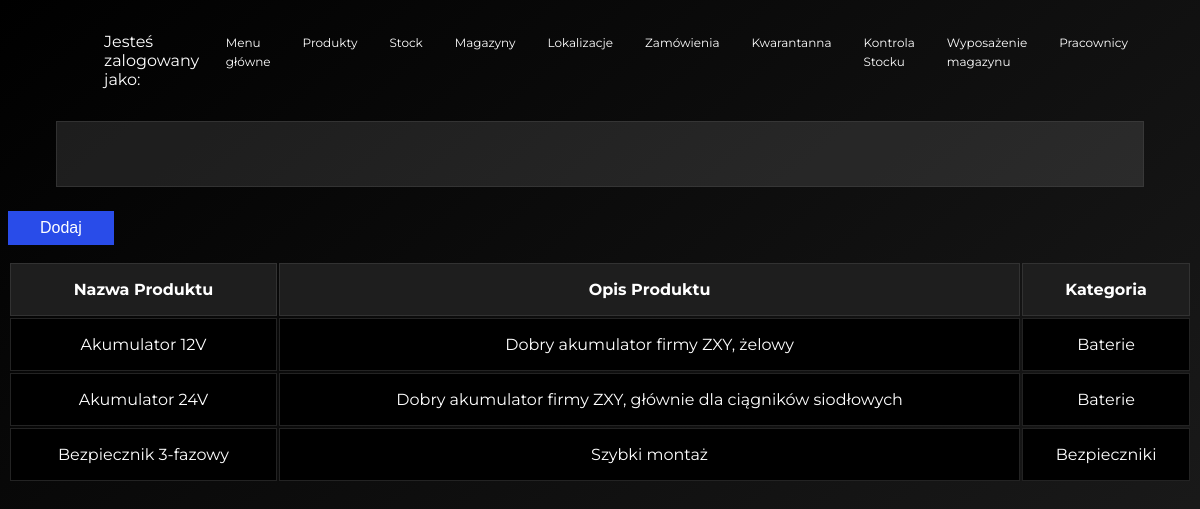
Page /warehouseProducts.html on the committed database.
### model.py (models this page shows, shortened)
class Product(db.Model):
    __tablename__ = 'product'
    id = db.Column(db.Integer, primary_key=True)
    product_name = db.Column(db.String)
    product_description = db.Column(db.String, nullable=True)
    product_category_id = db.Column(db.Integer, db.ForeignKey('product_category.id'))
    productOnStock = db.relationship('ProductOnStock', backref='products', lazy = 'dynamic')
    order = db.relationship('Order', backref='product', lazy = 'dynamic')

class ProductCategory(db.Model):
    __tablename__ = 'product_category'
    id = db.Column(db.Integer, primary_key=True)
    product_category_name = db.Column(db.String)
    product_category_description = db.Column(db.String, nullable=True)
    product = db.relationship('Product', backref='product_category', lazy = 'dynamic')

### app.py (the view)
@app.route('/warehouseProducts.html')
def warehouseProducts():
    if request.method == 'POST':
        return redirect(url_for('warehouseProductsAdd'))
    all = model.Product.query.order_by(model.Product.product_name).all()
    return render_template('warehouseProducts.html', all = all)

### templates/warehouseProducts.html (shortened to what this page needs)
{% extends "warehouseBase.html" %}
{% block head %}
    {{ super() }}
{% endblock %}
{% block body %}
    {{ super() }}
    <form method="POST">
        <input type="submit" value="Dodaj" class="exercise__submit">
    </form>
    <table class="table">
        <tbody class="table__body">
            <tr class="table__row">
                <th class="table__cell table__heading">Nazwa Produktu</th>
                <th class="table__cell table__heading">Opis Produktu</th>
                <th class="table__cell table__heading">Kategoria</th>
            </tr>
            {% for product in all %}
            <tr class="table__row">
                <td class="table__cell">{{ product.product_name }}</td>
                <td class="table__cell">{{ product.product_description }}</td>
                <td class="table__cell">
                    {{ product.product_category.product_category_name }}
                </td>
            </tr>
            {% endfor %}
{% endblock %}

### static/css/main.css (style rules this page uses)
html { box-sizing: border-box; background: rgb(83,83,83); background: linear-gradient(320deg, rgb(30,30,30) 0%, rgb(15,15,15) 50%, rgba(0,0,0,1) 100%) no-repeat; min-height: 100vh; }
*, *::before, *::after { box-sizing: inherit; }
body { color: rgb(255,255,255); font-family: 'Montserrat', sans-serif; }
.table { color: rgb(255,255,255); text-align: center; background-color: none; width: 100%; margin: 8px 0; }
.table__cell { background-color: rgb(0,0,0); border: 1px solid rgba(70,70,70,.5); padding: 16px 8px; }
.table__heading { background-color: rgb(30,30,30); }
.exercise__submit { cursor: pointer; color: rgb(255,255,255); font-size: 16px; background-color: rgb(41,76,233); border: 0; padding: 8px 32px; margin: 8px 0; }

### rows in the picture
Product: product_name "Akumulator 12V", product_description "Dobry akumulator firmy ZXY, żelowy", product_category.product_category_name "Baterie"
Product: product_name "Akumulator 24V", product_description "Dobry akumulator firmy ZXY, głównie dla ciągników siodłowych", product_category.product_category_name "Baterie"
Product: product_name "Bezpiecznik 3-fazowy", product_description "Szybki montaż", product_category.product_category_name "Bezpieczniki"
